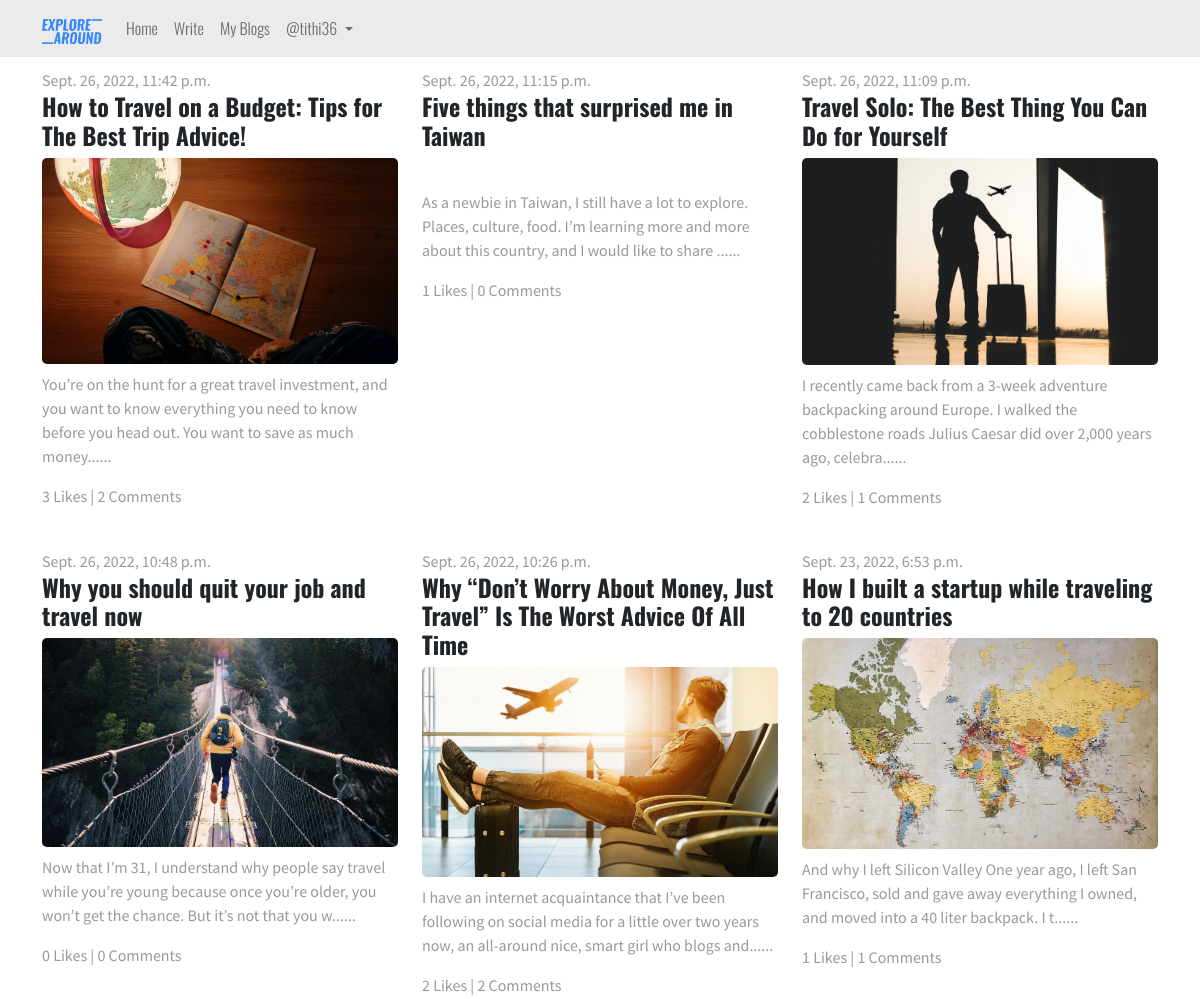
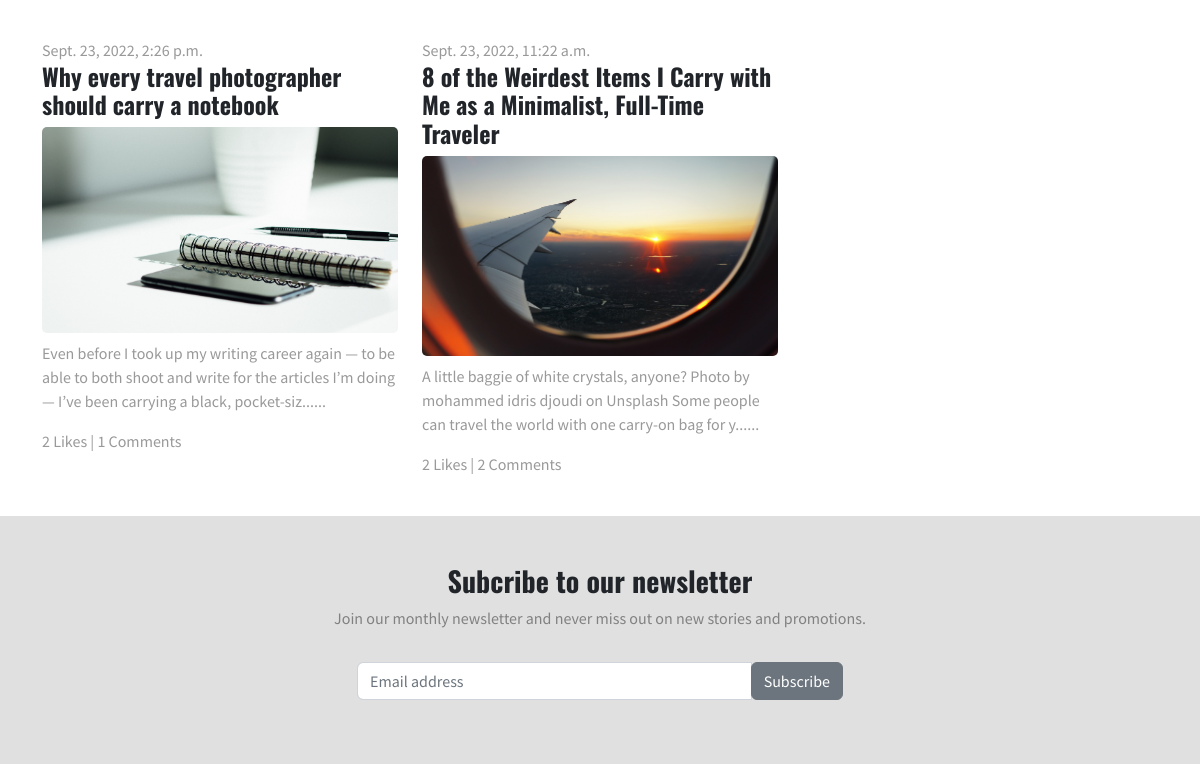
Page /blog/ (signed in) on the committed database (2 pictures, top to bottom).
### Blog_Management/models.py (models this page shows, shortened)
class Blog(models.Model):
    author = models.ForeignKey(User, on_delete=models.CASCADE, related_name='post_author')
    blog_title = models.CharField(max_length=264, verbose_name='Title')
    slug = models.SlugField(max_length=264, unique=True)
    blog_content = models.TextField(verbose_name='Please write what is on your mind?')
    blog_image = models.ImageField(upload_to='blog_pics', verbose_name='Image')
    publish_date = models.DateTimeField(auto_now_add=True)
    update_date = models.DateTimeField(auto_now=True)
    class Meta:
        ordering = ('-publish_date', )

### Blog_Management/views.py (the view)
# urls.py: path('', views.AllBlog.as_view(), name='all_blog'),
class AllBlog(ListView):
    context_object_name = 'blogs'
    model = Blog
    template_name = 'Blog_Management/all_blog.html'

### Blog_Management/templatetags/custom_filters.py (called while the page is built)
def range_filter(value):
    return value[0:150] + "......"

### templates/Blog_Management/all_blog.html (shortened to what this page needs)
{% extends 'base.html' %}
{% load custom_filters %}
{% block main_content %}
<div class="container">
  <div class="row">
    {% for blog in blogs %}
    <div class="col-md-4" data-aos="fade-up">
      <div class="card mb-4 border-0">
        <div>
          <span class="time-font" style="color: #999;">{{ blog.publish_date }}</span>
          <a href="{% url 'Blog_Management_App:full_blog' slug=blog.slug %}" class="text-decoration-none">
            <h4 class="card-title title-font text-dark">{{ blog.blog_title }}</h4>
          </a>
        </div>
        <div class="row">
          <a href="{% url 'Blog_Management_App:full_blog' slug=blog.slug %}">
            <img src="/media/{{ blog.blog_image }}" alt="" class="card-img">
          </a>
        </div>
        <div class="pt-2">
          <p class="card-text time-font" style="color: #999;">{{ blog.blog_content|range_filter }}</p>
          <p class="time-font mt-1" style="color: #999;">{{ blog.liked_blog.count }} Likes | {{ blog.blog_comment.count }} Comments</p>
        </div>
      </div>
    </div>
    {% endfor %}
  </div>
</div>
<div style="background-color: #e0e0e0;" data-aos="fade-up">
  <div class="text-center py-5">
    <h3 class="title-font">Subcribe to our newsletter</h3>
    <p class="time-font" style="color: #818181;">Join our monthly newsletter and never miss out on new stories and promotions.</p>
    <div class="row">
      <div class="col-xs-12 col-sm-9 col-md-7 col-lg-5 ms-auto me-auto">
        <div class="input-group mb-3 mt-3 time-font">
          <input type="text" class="form-control" placeholder="Email address">
          <span class="input-group-btn">
            <button type="submit" class="btn btn-secondary">Subscribe</button>
          </span>
        </div>
      </div>
    </div>
  </div>
</div>
{% endblock main_content %}

### templates/base.html (shortened to what this page needs)
<!DOCTYPE html>
{% load static %}
<html lang="en">
<head>
    <link href="https://cdn.jsdelivr.net/npm/bootstrap@5.2.0-beta1/dist/css/bootstrap.min.css" rel="stylesheet">
    <link href="https://maxcdn.bootstrapcdn.com/font-awesome/4.7.0/css/font-awesome.min.css" rel="stylesheet">
    <link rel="stylesheet" href="{% static 'css/style.css' %}">
    <link rel="stylesheet" href="https://unpkg.com/aos@next/dist/aos.css" />
</head>
<body style="overflow-x: hidden;">
    <header>
      <nav class="navbar navbar-expand-lg nav-font fixed-top" style="background-color: #ebebeb;">
        <div class="container">
          <a class="navbar-brand" href="{% url 'index' %}"><img src="/media/logo.png" width='60px' alt="Logo"></a>
          <div class="collapse navbar-collapse" id="navbarSupportedContent">
            <ul class="navbar-nav me-auto mb-lg-0">
              <li class="nav-item">
                <a class="nav-link" href="{% url 'index' %}">Home</a>
              </li>
              {% if user.is_authenticated %}
                <li class="nav-item">
                  <a class="nav-link" href="{% url 'Blog_Management_App:write_blog' %}">Write</a>
                </li>
                <li class="nav-item">
                  <a class="nav-link" href="{% url 'Blog_Management_App:my_blogs' %}">My Blogs</a>
                </li>
                <li class="nav-item dropdown">
                  <a class="nav-link dropdown-toggle" href="#" role="button" data-bs-toggle="dropdown" aria-expanded="false">
                    @{{ user.username }}
                  </a>
                </li>
              {% endif %}
            </ul>
          </div>
        </div>
      </nav>
    </header>
    <section>
        {% block main_content %}
        {% endblock main_content %}
    </section>
</body>
</html>

### static/css/style.css (style rules this page uses)
.nav-font { font-family: 'Oswald', sans-serif; font-weight: 300; }
.title-font { font-family: 'Oswald', sans-serif; font-weight: bold; }
.time-font { font-family: 'Source Sans Pro', sans-serif; }

### templates/base.html (style rules this page uses)
body { padding-top: 68px; }

### rows in the picture
Blog: publish_date "Sept. 26, 2022, 11:42 p.m.", blog_title "How to Travel on a Budget: Tips for The Best Trip Advice!", blog_image (picture), blog_content|range_filter "You’re on the hunt for a great travel investment, and you want to know everything you need to know before you head out. You want to save as much money......", liked_blog.count "3", blog_comment.count "2"
Blog: publish_date "Sept. 26, 2022, 11:15 p.m.", blog_title "Five things that surprised me in Taiwan", blog_content|range_filter "As a newbie in Taiwan, I still have a lot to explore. Places, culture, food. I’m learning more and more about this country, and I would like to share ......", liked_blog.count "1", blog_comment.count "0"
Blog: publish_date "Sept. 26, 2022, 11:09 p.m.", blog_title "Travel Solo: The Best Thing You Can Do for Yourself", blog_image (picture), blog_content|range_filter "I recently came back from a 3-week adventure backpacking around Europe. I walked the cobblestone roads Julius Caesar did over 2,000 years ago, celebra......", liked_blog.count "2", blog_comment.count "1"
Blog: publish_date "Sept. 26, 2022, 10:48 p.m.", blog_title "Why you should quit your job and travel now", blog_image (picture), blog_content|range_filter "Now that I’m 31, I understand why people say travel while you’re young because once you’re older, you won’t get the chance. But it’s not that you w......", liked_blog.count "0", blog_comment.count "0"
Blog: publish_date "Sept. 26, 2022, 10:26 p.m.", blog_title "Why “Don’t Worry About Money, Just Travel” Is The Worst Advice Of All Time", blog_image (picture), blog_content|range_filter "I have an internet acquaintance that I’ve been following on social media for a little over two years now, an all-around nice, smart girl who blogs and......", liked_blog.count "2", blog_comment.count "2"
Blog: publish_date "Sept. 23, 2022, 6:53 p.m.", blog_title "How I built a startup while traveling to 20 countries", blog_image (picture), blog_content|range_filter "And why I left Silicon Valley One year ago, I left San Francisco, sold and gave away everything I owned, and moved into a 40 liter backpack. I t......", liked_blog.count "1", blog_comment.count "1"
Blog: publish_date "Sept. 23, 2022, 2:26 p.m.", blog_title "Why every travel photographer should carry a notebook", blog_image (picture), blog_content|range_filter "Even before I took up my writing career again — to be able to both shoot and write for the articles I’m doing — I’ve been carrying a black, pocket-siz......", liked_blog.count "2", blog_comment.count "1"
Blog: publish_date "Sept. 23, 2022, 11:22 a.m.", blog_title "8 of the Weirdest Items I Carry with Me as a Minimalist, Full-Time Traveler", blog_image (picture), blog_content|range_filter "A little baggie of white crystals, anyone? Photo by mohammed idris djoudi on Unsplash Some people can travel the world with one carry-on bag for y......", liked_blog.count "2", blog_comment.count "2"

### other values in the picture
{{ user.username }} "tithi36"
